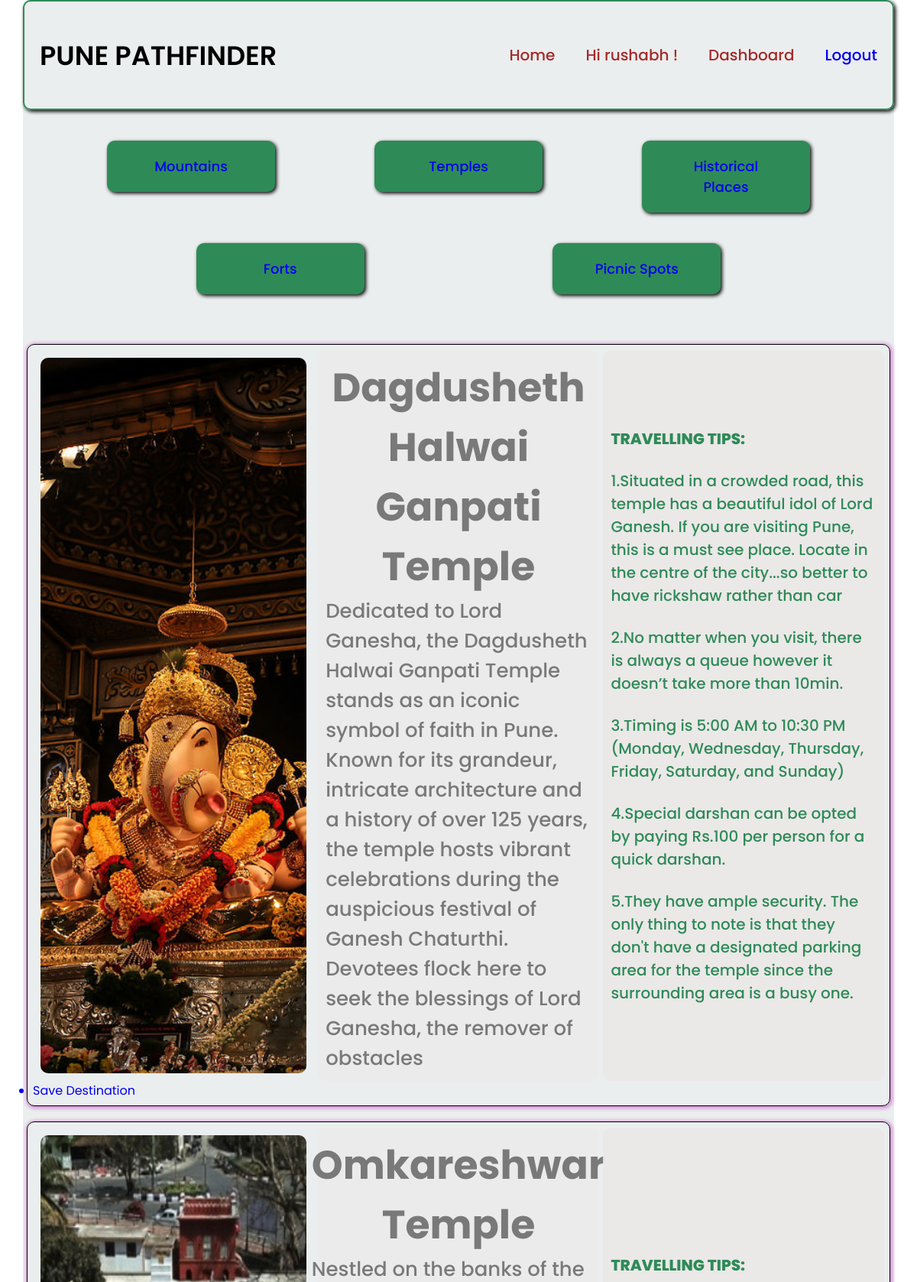
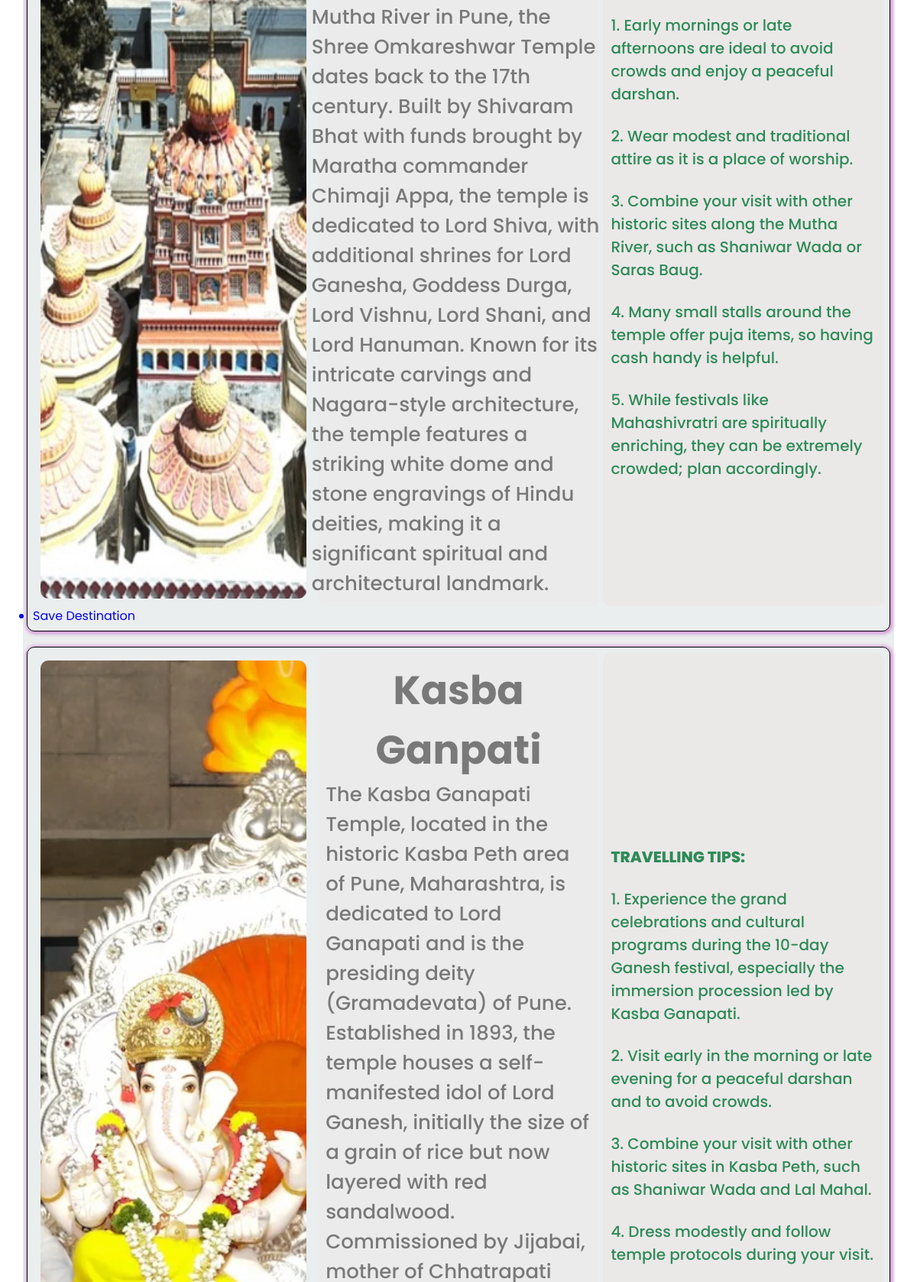
The app's page /Temples/ (signed in, upper part) with its own data (2 pictures, top to bottom).
### home/models.py (models this page shows)
class dest_input(models.Model):
    dest_category=models.CharField(max_length=30)
    dest_title=models.CharField(max_length=50,default="TITLE")
    dest_image=models.ImageField(upload_to="static")
    dest_desc=models.TextField()
    dest_tips=models.TextField(default="un")
    dest_tip1=models.TextField()
    dest_tip2=models.TextField()
    dest_tip3=models.TextField()
    dest_tip4=models.TextField(default="BEST OF LUCK")
    dest_tip5=models.TextField(default="HAVE A GREAT TRIP")
    user=models.ForeignKey(User,on_delete=models.SET_NULL,null=True,blank=True)

### home/views.py (the view)
# urls.py: path('Temples/',Temples),
def Temples(request):
    queryset=dest_input.objects.filter(dest_category='Temples')
    context={'destination':queryset}
    return render(request,'dest_input.html',context)

### home/templates/dest_input.html (shortened to what this page needs)
<!DOCTYPE html>
<html lang="en">
<head>
    {% load static %}
    <link rel="stylesheet" href="{% static 'dest_input.css' %}">
</head>
<body>
    <div class="wrapper">
        <header>
            <div class="navbar">
                <nav>
                    <h1>PUNE PATHFINDER</h1>
                    <ul>
                        <a href="/destination/"><li>Home</li></a>
                        <li>Hi {{ request.user.username }} !</li>
                        <a href="/dashboard/"><li>Dashboard</li></a>
                        <li>{% if request.user.is_authenticated %}
                            <a href="/logout/" >Logout</a>
                            {%else%}
                            <a href="/login/">Login</a>
                            {%endif%}
                        </li>
                    </ul>
                </nav>
            </div>
        </header>
        <div class="categories">
                <a href="/mountain/">
                    <ul class="btn">
                        <li>Mountains</li>
                    </ul>
                </a>
                <a href="/Temples/">
                    <ul class="btn">
                        <li>Temples</li>
                    </ul>
                </a>
                <a href="/Historical/">
                    <ul class="btn">
                        <li>Historical Places</li>
                    </ul>
                </a>
                <a href="/Forts/">
                    <ul class="btn">
                        <li>Forts</li>
                    </ul>
                </a>
                <a href="/Picnic/">
                    <ul class="btn">
                        <li>Picnic Spots</li>
                    </ul>
                </a>
        </div>
        <div class="display-box">
            {% for d in destination %}
            <table>
                <tr>
                    <td class="image">
                        <img src="/media/{{d.dest_image}}" alt="">
                    </td>
                    <td class="description">
                    <ul>
                        <li>
                            <h1 style="text-align: center;">{{d.dest_title}}</h1>
                        </li>
                        <li>
                            {{d.dest_desc}}
                        </li>
                    </ul>
                    </td>
                    <td class="tips">
                        <ul>
                            <li style="font-weight: 800;">TRAVELLING TIPS:</li>
                            <br>
                            <li>{{d.dest_tip1}}</li>
                            <br>
                            <li>{{d.dest_tip2}}</li>
                            <br>
                            <li>{{d.dest_tip3}}</li>
                            <br>
                            <li>{{d.dest_tip4}}</li>
                            <br>
                            <li>{{d.dest_tip5}}</li>
                        </ul>
                    </td>
                </tr>
                <tr>
                    <td>
                        <a href="/save/{{d.id}}">
                            <ul class="save-btn">
                                <li>Save Destination</li>
                            </ul>
                        </a>
                    </td>
                </tr>
            </table>
            {% endfor %}
        </div>
    </div>
</body>
</html>

### home/static/dest_input.css (style rules this page uses)
* { margin: 0; padding:0; box-sizing: border-box; font-family: "Poppins", sans-serif; }
body { display: flex; min-height: 100vh ; justify-content: center; align-items: center; border-radius: 10px; background:url(./background.jpg) no-repeat center center/cover; }
.wrapper { width: 95vw; min-height: 95vh; background-color: rgba(211, 217, 217, 0.447); backdrop-filter: blur(10px); border-radius: 10px; display: flex; flex-direction: column; }
header .navbar { padding: 20px; border: 2px solid seagreen; border-radius: 10px; box-shadow: 2px 2px 5px black; }
header .navbar nav { display: flex; justify-content: space-between; align-items: center; height: 100px; }
nav h1 { font-size: 35px; font-weight: 600; }
header .navbar nav ul li { list-style: none; font-size: 20px; font-weight: 500; color: brown; transition: all 2s linear; }
header .navbar nav ul { display: flex; justify-content: space-between; gap: 40px; transition: all 2s ease-in-out; }
.categories { display: flex; flex-wrap: wrap; margin: 10px; padding: 10px; justify-content: space-evenly; }
.categories .btn { padding: 20px 40px; font-weight: 500; font-size: 20px; border-radius: 10px; outline: none; width: 300px; border: none; transition: all 0.2s ease-in-out; cursor: pointer; }
a { text-decoration: none; text-align: center; }
.btn li { padding: 20px 40px; font-weight: 500; font-size: 18px; text-decoration: none; border-radius: 10px; background-color: seagreen; outline: none; border: none; transition: all 0.2s ease-in-out; cursor: pointer; list-style: none; box-shadow: 2px 2px 5px black; transition: all 0.2s ease-in-out; }
table { width: 100%; padding: 5px; border: 1px solid black; margin:20px 0px; border-radius: 10px; box-shadow: 1px 1px 5px 2px rgb(212, 144, 214); }
.display-box table tr { display: flex; justify-content: space-between; }
.display-box { padding: 5px; }
.description { display: flex; justify-content: center; align-items: center; background-color: rgba(236, 233, 233, 0.603); color: rgba(10, 9, 9, 0.507); font-size: 26px; font-weight: 500; padding: 10px; width: 33%; border-radius: 10px; }
.tips { background-color: rgba(236, 232, 232, 0.904); color: seagreen; font-size: 16px; font-weight: 500; padding: 10px; width: 33%; border-radius: 10px; }
.image { width: 33%; color: white; font-size: 16px; font-weight: 500; padding: 10px; }
img { object-fit: cover; width: 100%; height: 100%; border-radius: 10px; }
.tips li { list-style: none; font-size: 20px; font-weight: 500; }
.tips ul { height: 100%; display: flex; flex-direction: column; justify-content: center; }
.description li { display: flex; flex-direction: column; justify-content: center; list-style: none; }
.description li h1 { justify-content: flex-start; }

### records on screen
dest_input: dest_image (picture), dest_title "Dagdusheth Halwai Ganpati Temple", dest_desc "Dedicated to Lord Ganesha, the Dagdusheth Halwai Ganpati Temple stands as an iconic symbol of faith in Pune. Known for its grandeur, intricate architecture and a history of over 125 years, the temple hosts vibrant celebrations during the auspicious festival of Ganesh Chaturthi. Devotees flock here to seek the blessings of Lord Ganesha, the remover of obstacles", dest_tip1 "1.Situated in a crowded road, this temple has a beautiful idol of Lord Ganesh. If you are visiting Pune, this is a must see place. Locate in the centre of the city...so better to have rickshaw rather than car", dest_tip2 "2.No matter when you visit, there is always a queue however it doesn’t take more than 10min.", dest_tip3 "3.Timing is 5:00 AM to 10:30 PM (Monday, Wednesday, Thursday, Friday, Saturday, and Sunday)", dest_tip4 "4.Special darshan can be opted by paying Rs.100 per person for a quick darshan.", dest_tip5 "5.They have ample security. The only thing to note is that they don't have a designated parking area for the temple since the surrounding area is a busy one."
dest_input: dest_image (picture), dest_title "Omkareshwar Temple", dest_desc "Nestled on the banks of the Mutha River in Pune, the Shree Omkareshwar Temple dates back to the 17th century. Built by Shivaram Bhat with funds brought by Maratha commander Chimaji Appa, the temple is dedicated to Lord Shiva, with additional shrines for Lord Ganesha, Goddess Durga, Lord Vishnu, Lord Shani, and Lord Hanuman. Known for its intricate carvings and Nagara-style architecture, the temple features a striking white dome and stone engravings of Hindu deities, making it a significant spiritual and architectural landmark.", dest_tip1 "1. Early mornings or late afternoons are ideal to avoid crowds and enjoy a peaceful darshan.", dest_tip2 "2. Wear modest and traditional attire as it is a place of worship.", dest_tip3 "3. Combine your visit with other historic sites along the Mutha River, such as Shaniwar Wada or Saras Baug.", dest_tip4 "4. Many small stalls around the temple offer puja items, so having cash handy is helpful.", dest_tip5 "5. While festivals like Mahashivratri are spiritually enriching, they can be extremely crowded; plan accordingly."
dest_input: dest_image (picture), dest_title "Kasba Ganpati", dest_tip1 "1. Experience the grand celebrations and cultural programs during the 10-day Ganesh festival, especially the immersion procession led by Kasba Ganapati.", dest_tip2 "2. Visit early in the morning or late evening for a peaceful darshan and to avoid crowds.", dest_tip3 "3. Combine your visit with other historic sites in Kasba Peth, such as Shaniwar Wada and Lal Mahal.", dest_tip4 "4. Dress modestly and follow temple protocols during your visit."

### other values on screen
{{ request.user.username }} "rushabh"
